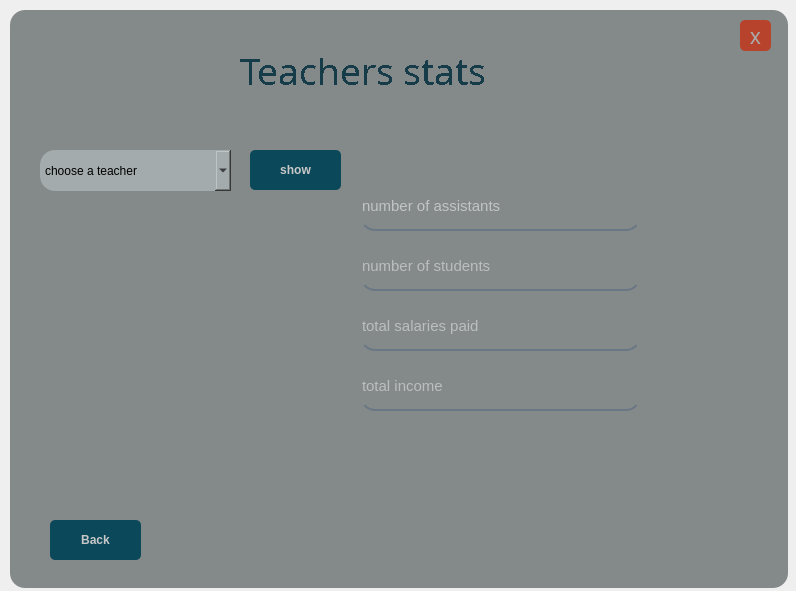
<?xml version="1.0" encoding="UTF-8"?>
<ui version="4.0">
 <class>MainWindow</class>
 <widget class="QMainWindow" name="MainWindow">
  <property name="geometry">
   <rect>
    <x>0</x>
    <y>0</y>
    <width>796</width>
    <height>591</height>
   </rect>
  </property>
  <property name="windowTitle">
   <string>MainWindow</string>
  </property>
  <widget class="QWidget" name="centralwidget">
   <widget class="QFrame" name="frame">
    <property name="geometry">
     <rect>
      <x>10</x>
      <y>10</y>
      <width>778</width>
      <height>578</height>
     </rect>
    </property>
    <property name="styleSheet">
     <string notr="true">background-color: rgb(164, 171, 172);
border-radius:15px;</string>
    </property>
    <property name="frameShape">
     <enum>QFrame::StyledPanel</enum>
    </property>
    <property name="frameShadow">
     <enum>QFrame::Raised</enum>
    </property>
    <widget class="QLabel" name="DarkShade">
     <property name="enabled">
      <bool>true</bool>
     </property>
     <property name="geometry">
      <rect>
       <x>0</x>
       <y>0</y>
       <width>778</width>
       <height>578</height>
      </rect>
     </property>
     <property name="styleSheet">
      <string notr="true">background-color:rgba(0,0,0,50);
border-radius:15px;
</string>
     </property>
     <property name="text">
      <string/>
     </property>
    </widget>
    <widget class="QPushButton" name="exit_button">
     <property name="geometry">
      <rect>
       <x>730</x>
       <y>10</y>
       <width>31</width>
       <height>31</height>
      </rect>
     </property>
     <property name="font">
      <font>
       <family>Stencil</family>
       <pointsize>16</pointsize>
      </font>
     </property>
     <property name="styleSheet">
      <string notr="true">QPushButton#exit_button{
	background-color:rgb(184, 67, 44);
	border-radius:5px;
color:rgb(170, 170, 170);
}
QPushButton#exit_button:hover{	
	background-color: qlineargradient(spread:pad, x1:0.99, y1:1, x2:0, y2:0, stop:0.119403 rgba(136, 48, 33, 255), stop:0.791045 rgba(37, 44, 38, 255));
	border-radius:5px;
color:rgb(170, 170, 170);
}
QPushButton#exit_button:pressed{
	padding-left:5px;
padding-top:5px;
	background-color: qlineargradient(spread:pad, x1:0.99, y1:1, x2:0, y2:0, stop:0.119403 rgba(4, 29, 36, 255), stop:0.791045 rgba(37, 44, 38, 255));
	border-radius:5px;
color:rgb(170, 170, 170);
}


</string>
     </property>
     <property name="text">
      <string>x</string>
     </property>
    </widget>
    <widget class="QLabel" name="Program_name">
     <property name="geometry">
      <rect>
       <x>230</x>
       <y>0</y>
       <width>291</width>
       <height>121</height>
      </rect>
     </property>
     <property name="font">
      <font>
       <family>Dubai Medium</family>
       <pointsize>28</pointsize>
       <weight>50</weight>
       <italic>false</italic>
       <bold>false</bold>
       <underline>false</underline>
       <strikeout>false</strikeout>
       <stylestrategy>NoAntialias</stylestrategy>
       <kerning>true</kerning>
      </font>
     </property>
     <property name="styleSheet">
      <string notr="true">color:rgb(22, 60, 73);
background:none;</string>
     </property>
     <property name="text">
      <string>Teachers stats</string>
     </property>
    </widget>
    <widget class="QPushButton" name="BackButton">
     <property name="geometry">
      <rect>
       <x>40</x>
       <y>510</y>
       <width>91</width>
       <height>40</height>
      </rect>
     </property>
     <property name="maximumSize">
      <size>
       <width>100</width>
       <height>40</height>
      </size>
     </property>
     <property name="font">
      <font>
       <pointsize>9</pointsize>
       <weight>75</weight>
       <bold>true</bold>
      </font>
     </property>
     <property name="styleSheet">
      <string notr="true">QPushButton#BackButton{
	background-color: rgb(11, 72, 89);
	border-radius:5px;
	color:rgb(200,200,200);
}
QPushButton#BackButton:hover{	
	background-color: qlineargradient(spread:pad, x1:0.99, y1:1, x2:0, y2:0, stop:0.119403 rgba(19, 122, 150, 255), stop:0.791045 rgba(37, 44, 38, 255));
	border-radius:5px;
color:rgb(170, 170, 170);
}
QPushButton#BackButton:pressed{
	padding-left:5px;
padding-top:5px;
	background-color: qlineargradient(spread:pad, x1:0.99, y1:1, x2:0, y2:0, stop:0.119403 rgba(4, 29, 36, 255), stop:0.791045 rgba(37, 44, 38, 255));
	border-radius:5px;
color:rgb(170, 170, 170);
}

</string>
     </property>
     <property name="text">
      <string>Back</string>
     </property>
    </widget>
    <widget class="QComboBox" name="teacher_Id_Box">
     <property name="geometry">
      <rect>
       <x>30</x>
       <y>140</y>
       <width>191</width>
       <height>41</height>
      </rect>
     </property>
     <property name="styleSheet">
      <string notr="true">font: 57 12pt &quot;Dubai Medium&quot;;
background-color: rgba(0, 0, 0,0);
border:none;
border-bottom:2px solid rgba(105,118,132,255);
color:rgba(255, 255, 255,230);
padding-bottom:7px;



QcomboBox #teacher_Id_Box :on{
	background-color: rgba(0, 0, 0,0);
border:none;
border-bottom:2px solid rgba(105,118,132,255);
color:rgba(255, 255, 255,230);
padding-bottom:7px;

}</string>
     </property>
     <property name="placeholderText">
      <string/>
     </property>
     <item>
      <property name="text">
       <string>choose a teacher</string>
      </property>
     </item>
    </widget>
    <widget class="QPushButton" name="show_Button">
     <property name="geometry">
      <rect>
       <x>240</x>
       <y>140</y>
       <width>91</width>
       <height>40</height>
      </rect>
     </property>
     <property name="maximumSize">
      <size>
       <width>100</width>
       <height>40</height>
      </size>
     </property>
     <property name="font">
      <font>
       <pointsize>9</pointsize>
       <weight>75</weight>
       <bold>true</bold>
      </font>
     </property>
     <property name="styleSheet">
      <string notr="true">QPushButton#show_Button{
	background-color: rgb(11, 72, 89);
	border-radius:5px;
color:rgb(200,200,200);
}
QPushButton#show_Button:hover{	
	background-color: qlineargradient(spread:pad, x1:0.99, y1:1, x2:0, y2:0, stop:0.119403 rgba(19, 122, 150, 255), stop:0.791045 rgba(37, 44, 38, 255));
	border-radius:5px;
color:rgb(170, 170, 170);
}
QPushButton#show_Button:pressed{
	padding-left:5px;
padding-top:5px;
	background-color: qlineargradient(spread:pad, x1:0.99, y1:1, x2:0, y2:0, stop:0.119403 rgba(4, 29, 36, 255), stop:0.791045 rgba(37, 44, 38, 255));
	border-radius:5px;
color:rgb(170, 170, 170);
}

</string>
     </property>
     <property name="text">
      <string>show</string>
     </property>
    </widget>
    <widget class="QLineEdit" name="assistants_Count">
     <property name="geometry">
      <rect>
       <x>350</x>
       <y>180</y>
       <width>281</width>
       <height>41</height>
      </rect>
     </property>
     <property name="font">
      <font>
       <pointsize>11</pointsize>
      </font>
     </property>
     <property name="styleSheet">
      <string notr="true">background-color: rgba(0, 0, 0,0);
border:none;
border-bottom:2px solid rgba(105,118,132,255);
color:rgb(255, 255, 255);
padding-bottom:7px;</string>
     </property>
     <property name="placeholderText">
      <string>number of assistants</string>
     </property>
    </widget>
    <widget class="QLineEdit" name="total_Salaries">
     <property name="geometry">
      <rect>
       <x>350</x>
       <y>300</y>
       <width>281</width>
       <height>41</height>
      </rect>
     </property>
     <property name="font">
      <font>
       <pointsize>11</pointsize>
      </font>
     </property>
     <property name="styleSheet">
      <string notr="true">background-color: rgba(0, 0, 0,0);
border:none;
border-bottom:2px solid rgba(105,118,132,255);
color:rgba(255, 255, 255,230);
padding-bottom:7px;</string>
     </property>
     <property name="placeholderText">
      <string>total salaries paid</string>
     </property>
    </widget>
    <widget class="QLineEdit" name="students_Count">
     <property name="geometry">
      <rect>
       <x>350</x>
       <y>240</y>
       <width>281</width>
       <height>41</height>
      </rect>
     </property>
     <property name="font">
      <font>
       <pointsize>11</pointsize>
      </font>
     </property>
     <property name="styleSheet">
      <string notr="true">background-color: rgba(0, 0, 0,0);
border:none;
border-bottom:2px solid rgba(105,118,132,255);
color:rgba(255, 255, 255,230);
padding-bottom:7px;</string>
     </property>
     <property name="placeholderText">
      <string>number of students</string>
     </property>
    </widget>
    <widget class="QLineEdit" name="total_Income">
     <property name="geometry">
      <rect>
       <x>350</x>
       <y>360</y>
       <width>281</width>
       <height>41</height>
      </rect>
     </property>
     <property name="font">
      <font>
       <pointsize>11</pointsize>
      </font>
     </property>
     <property name="styleSheet">
      <string notr="true">background-color: rgba(0, 0, 0,0);
border:none;
border-bottom:2px solid rgba(105,118,132,255);
color:rgba(255, 255, 255,230);
padding-bottom:7px;</string>
     </property>
     <property name="placeholderText">
      <string>total income</string>
     </property>
    </widget>
   </widget>
  </widget>
 </widget>
 <tabstops>
  <tabstop>teacher_Id_Box</tabstop>
  <tabstop>show_Button</tabstop>
  <tabstop>assistants_Count</tabstop>
  <tabstop>students_Count</tabstop>
  <tabstop>total_Salaries</tabstop>
  <tabstop>total_Income</tabstop>
  <tabstop>BackButton</tabstop>
  <tabstop>exit_button</tabstop>
 </tabstops>
 <resources/>
 <connections/>
</ui>
